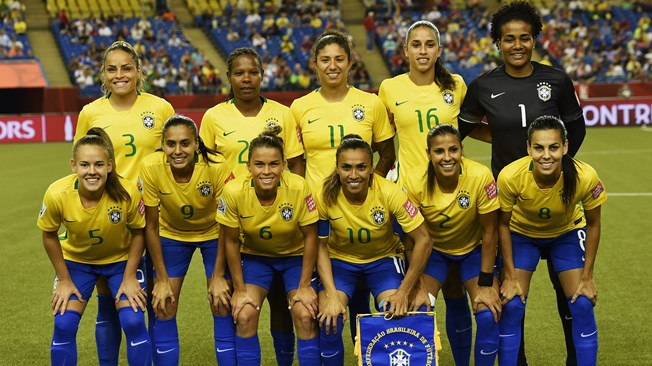
#> input picture image processing/computer vision/imgs/brazilian_women_soccer_team.jpg, 652 x 366 px
$ python HaarCascadeFaceRecogBrazilianSoccerTeam.py   (Python 2 division)
#> lines starting #> are read from the running program, lines starting #| are printed output that depends on the picture
#From : Introdução à Visão Computacional, Felipe Bareli (Adaptado)
#ERROR

import numpy as np
import cv2

cascadeFace	= cv2.CascadeClassifier("haarcascade_frontalface_default.xml")

#get image
imagemOriginal = cv2.imread("imgs/brazilian_women_soccer_team.jpg")
#> imagemOriginal is the input picture: shape (366, 652, 3); mean B, G, R 55.3, 100.5, 111.6

# converts to gray
imagem = cv2.cvtColor(imagemOriginal,	cv2.COLOR_BGR2GRAY)
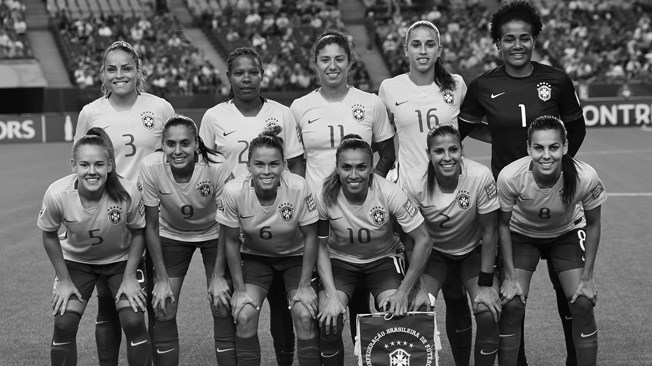
#> imagem: shape (366, 652); min 0, max 255, mean 98.7

#> (the run stopped early here; a loop or call above may not have finished)

$ run again, with image processing/computer vision/imgs/emma_watson2.jpg copied over image processing/computer vision/imgs/brazilian_women_soccer_team.jpg
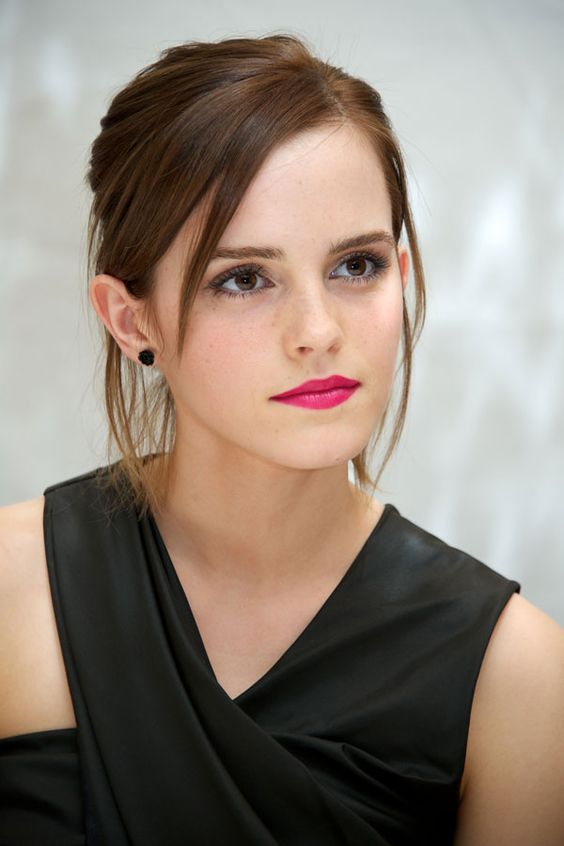
#> input picture image processing/computer vision/imgs/emma_watson2.jpg, 564 x 846 px
#> imagemOriginal is the input picture: shape (846, 564, 3); mean B, G, R 119.1, 130.2, 143.1
#> `imagem = cv2.cvtColor(imagemOriginal,	cv2.COLOR_BGR2GRAY)`:
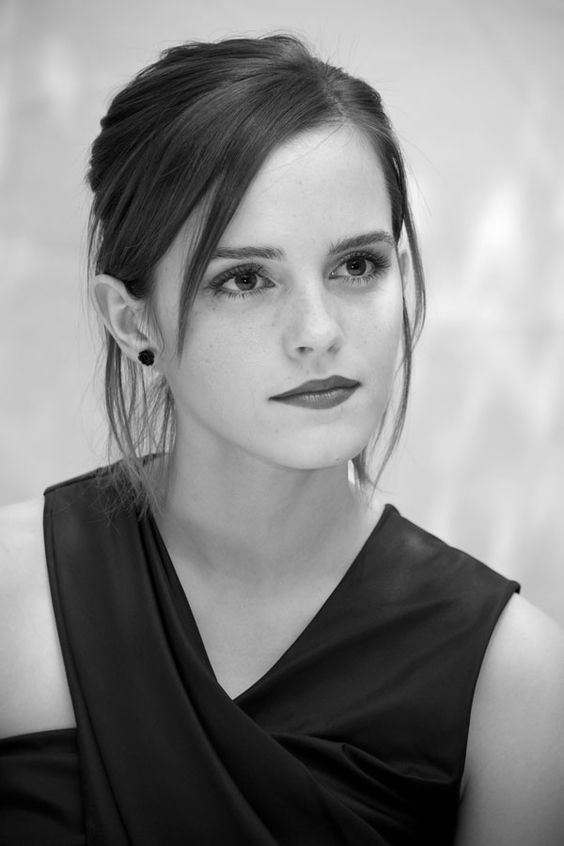
#> imagem: shape (846, 564); min 0, max 253, mean 132.8

$ run again, with image processing/computer vision/imgs/emma_watson.png saved as image processing/computer vision/imgs/brazilian_women_soccer_team.jpg
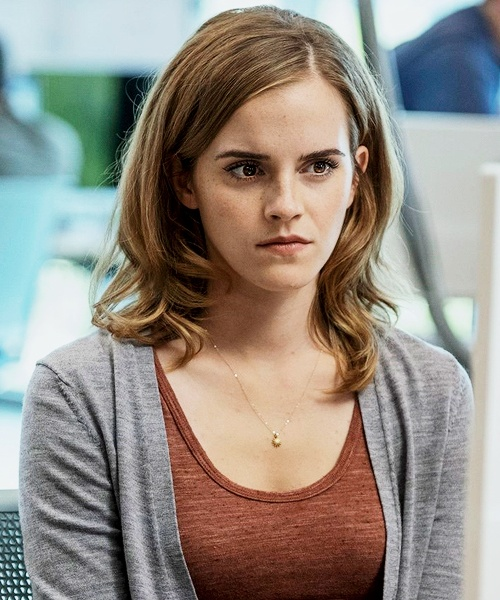
#> input picture image processing/computer vision/imgs/emma_watson.png, 500 x 600 px
#> imagemOriginal is the input picture: shape (600, 500, 3); mean B, G, R 131.2, 140.1, 147.6
#> `imagem = cv2.cvtColor(imagemOriginal,	cv2.COLOR_BGR2GRAY)`:
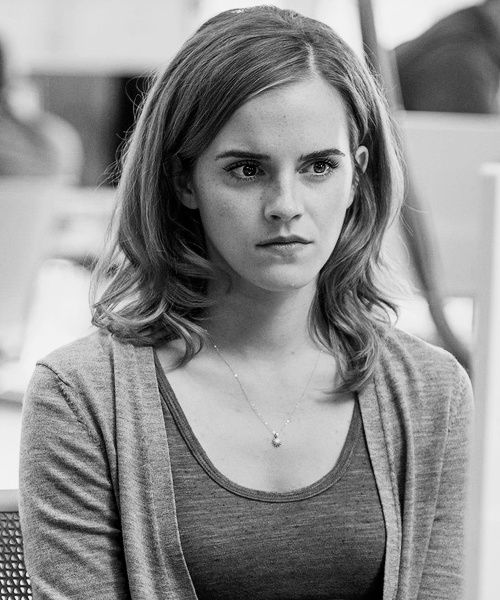
#> imagem: shape (600, 500); min 0, max 251, mean 141.3
